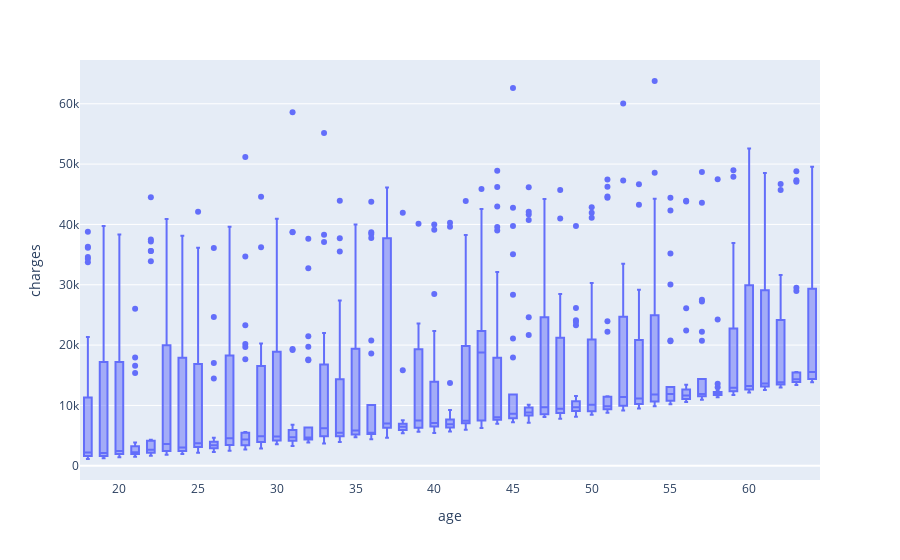

Notebook code cell kept with this figure:
### Code cell
px.box(df,x="age",y="charges")

### Figure 1 — Plotly figure (JSON) as saved in the notebook; plotly's stock layout.template omitted (floating-point values rounded to 4 significant figures; data arrays with more than 128 entries replaced by an {"elided": "..."} marker saying what was removed)
{"data": [{"alignmentgroup": "True", "hovertemplate": "age=%{x}<br>charges=%{y}<extra></extra>", "legendgroup": "", "marker": {"color": "#636efa"}, "name": "", "notched": false, "offsetgroup": "", "orientation": "v", "showlegend": false, "type": "box", "x": {"elided": "1338 int values"}, "x0": " ", "xaxis": "x", "y": {"elided": "1338 float values"}, "y0": " ", "yaxis": "y"}], "layout": {"autosize": true, "boxmode": "group", "legend": {"tracegroupgap": 0}, "margin": {"t": 60}, "xaxis": {"anchor": "y", "autorange": true, "domain": [0, 1], "range": [17.5, 64.5], "title": {"text": "age"}, "type": "linear"}, "yaxis": {"anchor": "x", "autorange": true, "domain": [0, 1], "range": [-2359.0, 67250.0], "title": {"text": "charges"}, "type": "linear"}}}
